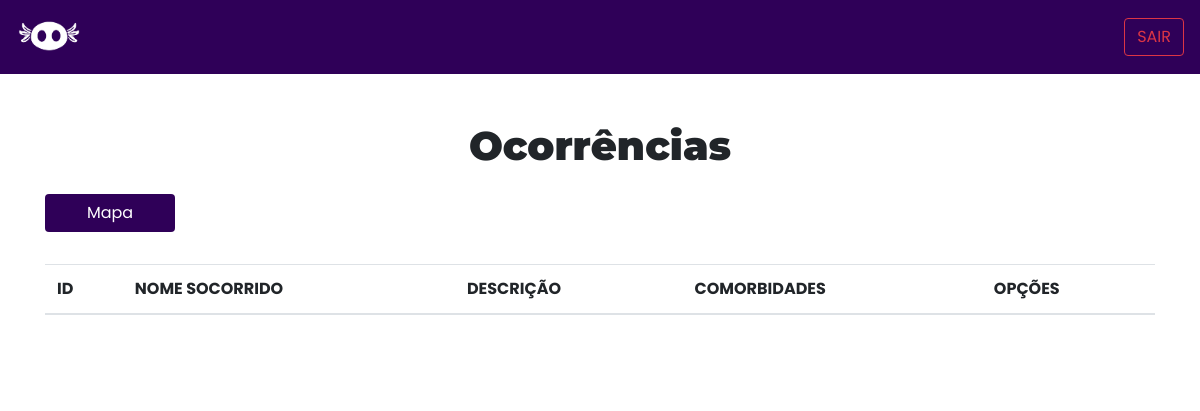
Page /Sistema/abas_jquery/check_ocorren_medico.php on the earlier database version.
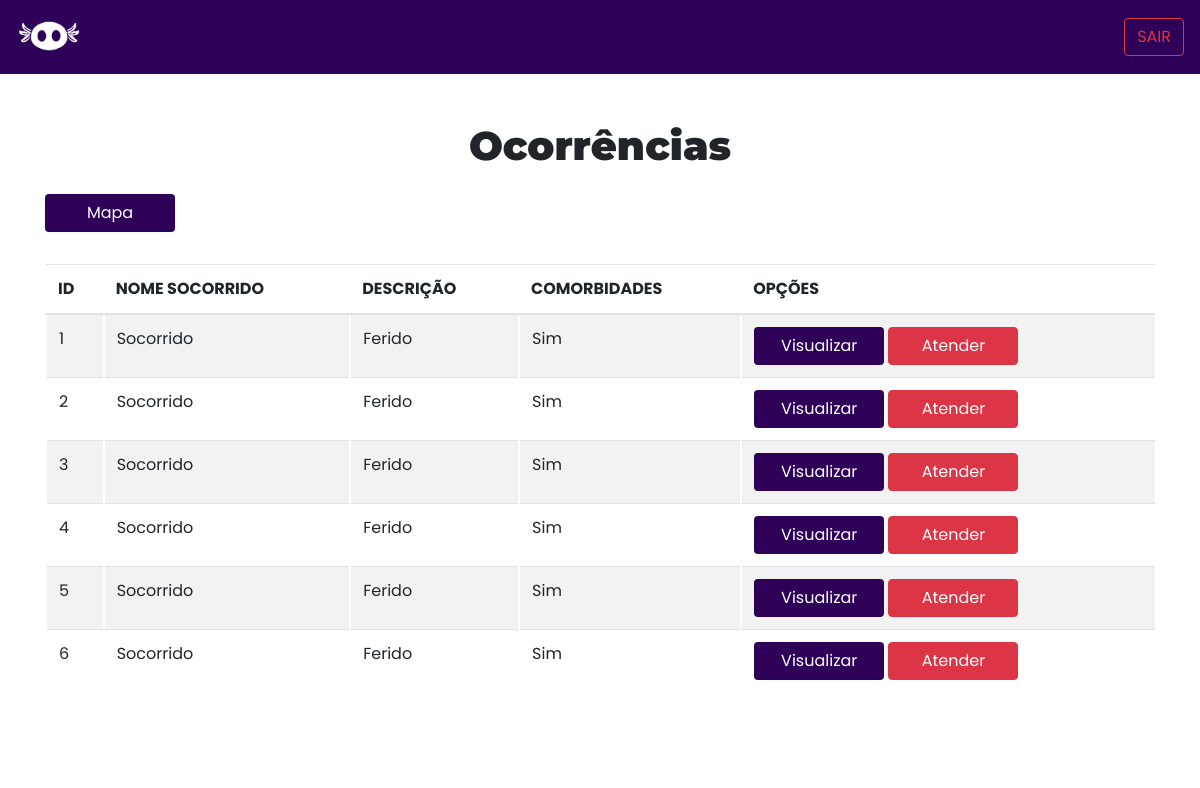
Same page on the later database version.
### tables this page shows
CREATE TABLE tb_atendimento(
	cd_atendimento INT PRIMARY KEY NOT NULL AUTO_INCREMENT,
    nm_solicitante VARCHAR(45) NOT NULL,
    nm_socorrido VARCHAR(45) NULL,
    ds_faixa_etaria_socorrido VARCHAR(20) NOT NULL,
    ds_descricao_atendente VARCHAR(80) NOT NULL,
    ds__descricao_medico LONGTEXT NULL,
    st_comorbidade ENUM('sim','nao') NULL
);

### Sistema/abas_jquery/check_ocorren_medico.php (the view, shortened to what this page needs)
<?php
include_once('../conection/conexao.php');
?>
<!DOCTYPE html>
<html lang="pt-BR">
<head>
    <link rel="stylesheet" href="https://cdn.jsdelivr.net/npm/bootstrap@4.6.1/dist/css/bootstrap.min.css" >
    <link rel="stylesheet" type="text/css" href="../css/style.css" >
</head>
<body>
    <nav class="navbar navbar-expand navbar-light navbar-ocorrencia">
        <a class="navbar-brand" href="#">
            <img src="../assets/axolote.png" width="66" height="48" alt="logo-abura">
        </a>
        <a href="../conection/encerrar_session.php"><button class="btn btn-outline-danger my-2 my-sm-0" type="submit">SAIR</button></a>
    </nav>
    <div class="container my-3">
        <h1 class="text-center h1-titulo mt-5 mb-2">Ocorrências</h1>
        <button type="button" class="btn btn-ocorrencia text-white my-3" data-toggle="modal" onclick="exibirMapa()" data-target="mapaModal">
            Mapa
        </button>
    </div>
    <div class="container">
        <div class="div-table mb-5">
            <table class="table table-striped mb-1">
                <thead>
                    <tr>
                        <th scope="col">ID</th>
                        <th scope="col">Nome Socorrido</th>
                        <th scope="col">Descrição</th>
                        <th scope="col">Comorbidades</th>
                        <th scope="col">Opções</th>
                    </tr>
                </thead>
                <tbody>
                <?php
                    $consulta = "SELECT * FROM tb_atendimento";
                    $result = $mysqli->query($consulta);
                    while ($row = $result->fetch_object()) {
                        echo "<tr>";
                        echo "<td class='td-tabela_ocorrencia'> $row->cd_atendimento </td>";
                        echo "<td class='td-tabela_ocorrencia'> $row->nm_socorrido </td>";
                        echo "<td class='td-tabela_ocorrencia'> $row->ds_descricao_atendente </td>";
                        echo "<td class='td-tabela_ocorrencia'> $row->st_comorbidade </td>";
                        echo "<td>
                                <button class='btn btn-ocorrencia text-white' onclick='visualizar()'>Visualizar</button>
                                <button class='btn btn-danger' onclick='Atender()'>Atender</button>
                            </td>";
                        }
                    ?>
				    </tbody>
                </table>
        </div>
            <div class="tab_container">
            </div>
        </div>
</body>
</html>

### Sistema/css/style.css (style rules this page uses)
body { margin: 0; font-family: 'Poppins', sans-serif; }
.navbar-expand { font-size: medium; font-weight: 500; }
.btn-outline-danger { -webkit-transition: box-shadow 300ms ease-in-out, color 300ms ease-in-out; transition: box-shadow 300ms ease-in-out, color 300ms ease-in-out; }
.btn-dark, .btn-danger { width: 130px; font-family: 'Poppins', sans-serif; }
.btn-danger { background-image: -webkit-linear-gradient(45deg, #d80528 50%, transparent 50%); background-image: linear-gradient(45deg, #d80528 50%, transparent 50%); background-position: 100%; background-size: 400%; -webkit-transition: background 500ms ease-in-out; transition: background 500ms ease-in-out; }
.h1-titulo { font-family: 'Montserrat', sans-serif; font-weight: 900; }
table { font-family: 'Poppins', sans-serif; text-transform: uppercase; }
td { text-transform: capitalize; border-left: 2px solid white; }
.tab_container { padding: 10px; background: #fff; color: #000; border-radius: 0 5px 5px 5px; display: none; }
.btn-ocorrencia { width: 130px; }
.navbar-ocorrencia, .btn-ocorrencia { background-color: #2f0058 ; }

Differences in the rows shown:
added tb_atendimento: cd_atendimento "1", nm_socorrido "Socorrido", ds_descricao_atendente "Ferido", st_comorbidade "Sim"
added tb_atendimento: cd_atendimento "2", nm_socorrido "Socorrido", ds_descricao_atendente "Ferido", st_comorbidade "Sim"
added tb_atendimento: cd_atendimento "3", nm_socorrido "Socorrido", ds_descricao_atendente "Ferido", st_comorbidade "Sim"
added tb_atendimento: cd_atendimento "4", nm_socorrido "Socorrido", ds_descricao_atendente "Ferido", st_comorbidade "Sim"
added tb_atendimento: cd_atendimento "5", nm_socorrido "Socorrido", ds_descricao_atendente "Ferido", st_comorbidade "Sim"
added tb_atendimento: cd_atendimento "6", nm_socorrido "Socorrido", ds_descricao_atendente "Ferido", st_comorbidade "Sim"
